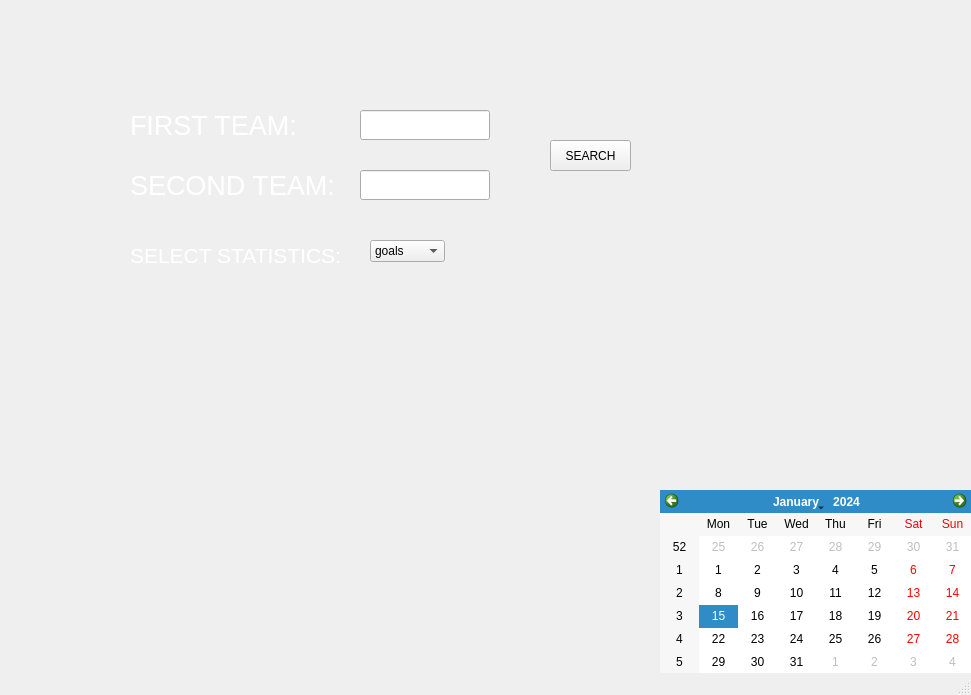
<?xml version="1.0" encoding="UTF-8"?>
<ui version="4.0">
 <class>MainWindow</class>
 <widget class="QMainWindow" name="MainWindow">
  <property name="geometry">
   <rect>
    <x>0</x>
    <y>0</y>
    <width>971</width>
    <height>695</height>
   </rect>
  </property>
  <property name="windowTitle">
   <string>MainWindow</string>
  </property>
  <widget class="QWidget" name="centralwidget">
   <widget class="QLabel" name="slika">
    <property name="geometry">
     <rect>
      <x>0</x>
      <y>0</y>
      <width>971</width>
      <height>691</height>
     </rect>
    </property>
    <property name="mouseTracking">
     <bool>false</bool>
    </property>
    <property name="autoFillBackground">
     <bool>true</bool>
    </property>
    <property name="text">
     <string/>
    </property>
    <property name="pixmap">
     <pixmap>soccer-stadium.png</pixmap>
    </property>
    <property name="scaledContents">
     <bool>true</bool>
    </property>
   </widget>
   <widget class="QCalendarWidget" name="calendarWidget">
    <property name="geometry">
     <rect>
      <x>660</x>
      <y>490</y>
      <width>312</width>
      <height>183</height>
     </rect>
    </property>
    <property name="gridVisible">
     <bool>false</bool>
    </property>
   </widget>
   <widget class="QLabel" name="prvaEkipa">
    <property name="geometry">
     <rect>
      <x>130</x>
      <y>110</y>
      <width>210</width>
      <height>30</height>
     </rect>
    </property>
    <property name="palette">
     <palette>
      <active>
       <colorrole role="WindowText">
        <brush brushstyle="SolidPattern">
         <color alpha="255">
          <red>255</red>
          <green>255</green>
          <blue>255</blue>
         </color>
        </brush>
       </colorrole>
       <colorrole role="Button">
        <brush brushstyle="SolidPattern">
         <color alpha="255">
          <red>255</red>
          <green>255</green>
          <blue>255</blue>
         </color>
        </brush>
       </colorrole>
       <colorrole role="Light">
        <brush brushstyle="SolidPattern">
         <color alpha="255">
          <red>255</red>
          <green>255</green>
          <blue>255</blue>
         </color>
        </brush>
       </colorrole>
       <colorrole role="Midlight">
        <brush brushstyle="SolidPattern">
         <color alpha="255">
          <red>255</red>
          <green>255</green>
          <blue>255</blue>
         </color>
        </brush>
       </colorrole>
       <colorrole role="Dark">
        <brush brushstyle="SolidPattern">
         <color alpha="255">
          <red>127</red>
          <green>127</green>
          <blue>127</blue>
         </color>
        </brush>
       </colorrole>
       <colorrole role="Mid">
        <brush brushstyle="SolidPattern">
         <color alpha="255">
          <red>170</red>
          <green>170</green>
          <blue>170</blue>
         </color>
        </brush>
       </colorrole>
       <colorrole role="Text">
        <brush brushstyle="SolidPattern">
         <color alpha="255">
          <red>0</red>
          <green>0</green>
          <blue>0</blue>
         </color>
        </brush>
       </colorrole>
       <colorrole role="BrightText">
        <brush brushstyle="SolidPattern">
         <color alpha="255">
          <red>255</red>
          <green>255</green>
          <blue>255</blue>
         </color>
        </brush>
       </colorrole>
       <colorrole role="ButtonText">
        <brush brushstyle="SolidPattern">
         <color alpha="255">
          <red>0</red>
          <green>0</green>
          <blue>0</blue>
         </color>
        </brush>
       </colorrole>
       <colorrole role="Base">
        <brush brushstyle="SolidPattern">
         <color alpha="255">
          <red>255</red>
          <green>255</green>
          <blue>255</blue>
         </color>
        </brush>
       </colorrole>
       <colorrole role="Window">
        <brush brushstyle="SolidPattern">
         <color alpha="255">
          <red>255</red>
          <green>255</green>
          <blue>255</blue>
         </color>
        </brush>
       </colorrole>
       <colorrole role="Shadow">
        <brush brushstyle="SolidPattern">
         <color alpha="255">
          <red>0</red>
          <green>0</green>
          <blue>0</blue>
         </color>
        </brush>
       </colorrole>
       <colorrole role="AlternateBase">
        <brush brushstyle="SolidPattern">
         <color alpha="255">
          <red>255</red>
          <green>255</green>
          <blue>255</blue>
         </color>
        </brush>
       </colorrole>
       <colorrole role="ToolTipBase">
        <brush brushstyle="SolidPattern">
         <color alpha="255">
          <red>255</red>
          <green>255</green>
          <blue>220</blue>
         </color>
        </brush>
       </colorrole>
       <colorrole role="ToolTipText">
        <brush brushstyle="SolidPattern">
         <color alpha="255">
          <red>0</red>
          <green>0</green>
          <blue>0</blue>
         </color>
        </brush>
       </colorrole>
       <colorrole role="PlaceholderText">
        <brush brushstyle="SolidPattern">
         <color alpha="128">
          <red>0</red>
          <green>0</green>
          <blue>0</blue>
         </color>
        </brush>
       </colorrole>
      </active>
      <inactive>
       <colorrole role="WindowText">
        <brush brushstyle="SolidPattern">
         <color alpha="255">
          <red>255</red>
          <green>255</green>
          <blue>255</blue>
         </color>
        </brush>
       </colorrole>
       <colorrole role="Button">
        <brush brushstyle="SolidPattern">
         <color alpha="255">
          <red>255</red>
          <green>255</green>
          <blue>255</blue>
         </color>
        </brush>
       </colorrole>
       <colorrole role="Light">
        <brush brushstyle="SolidPattern">
         <color alpha="255">
          <red>255</red>
          <green>255</green>
          <blue>255</blue>
         </color>
        </brush>
       </colorrole>
       <colorrole role="Midlight">
        <brush brushstyle="SolidPattern">
         <color alpha="255">
          <red>255</red>
          <green>255</green>
          <blue>255</blue>
         </color>
        </brush>
       </colorrole>
       <colorrole role="Dark">
        <brush brushstyle="SolidPattern">
         <color alpha="255">
          <red>127</red>
          <green>127</green>
          <blue>127</blue>
         </color>
        </brush>
       </colorrole>
       <colorrole role="Mid">
        <brush brushstyle="SolidPattern">
         <color alpha="255">
          <red>170</red>
          <green>170</green>
          <blue>170</blue>
         </color>
        </brush>
       </colorrole>
       <colorrole role="Text">
        <brush brushstyle="SolidPattern">
         <color alpha="255">
          <red>0</red>
          <green>0</green>
          <blue>0</blue>
         </color>
        </brush>
       </colorrole>
       <colorrole role="BrightText">
        <brush brushstyle="SolidPattern">
         <color alpha="255">
          <red>255</red>
          <green>255</green>
          <blue>255</blue>
         </color>
        </brush>
       </colorrole>
       <colorrole role="ButtonText">
        <brush brushstyle="SolidPattern">
         <color alpha="255">
          <red>0</red>
          <green>0</green>
          <blue>0</blue>
         </color>
        </brush>
       </colorrole>
       <colorrole role="Base">
        <brush brushstyle="SolidPattern">
         <color alpha="255">
          <red>255</red>
          <green>255</green>
          <blue>255</blue>
         </color>
        </brush>
       </colorrole>
       <colorrole role="Window">
        <brush brushstyle="SolidPattern">
         <color alpha="255">
          <red>255</red>
          <green>255</green>
          <blue>255</blue>
         </color>
        </brush>
       </colorrole>
       <colorrole role="Shadow">
        <brush brushstyle="SolidPattern">
         <color alpha="255">
          <red>0</red>
          <green>0</green>
          <blue>0</blue>
         </color>
        </brush>
       </colorrole>
       <colorrole role="AlternateBase">
        <brush brushstyle="SolidPattern">
         <color alpha="255">
          <red>255</red>
          <green>255</green>
          <blue>255</blue>
         </color>
        </brush>
       </colorrole>
       <colorrole role="ToolTipBase">
        <brush brushstyle="SolidPattern">
         <color alpha="255">
          <red>255</red>
          <green>255</green>
          <blue>220</blue>
         </color>
        </brush>
       </colorrole>
       <colorrole role="ToolTipText">
        <brush brushstyle="SolidPattern">
         <color alpha="255">
          <red>0</red>
          <green>0</green>
          <blue>0</blue>
         </color>
        </brush>
       </colorrole>
       <colorrole role="PlaceholderText">
        <brush brushstyle="SolidPattern">
         <color alpha="128">
          <red>0</red>
          <green>0</green>
          <blue>0</blue>
         </color>
        </brush>
       </colorrole>
      </inactive>
      <disabled>
       <colorrole role="WindowText">
        <brush brushstyle="SolidPattern">
         <color alpha="255">
          <red>127</red>
          <green>127</green>
          <blue>127</blue>
         </color>
        </brush>
       </colorrole>
       <colorrole role="Button">
        <brush brushstyle="SolidPattern">
         <color alpha="255">
          <red>255</red>
          <green>255</green>
          <blue>255</blue>
         </color>
        </brush>
       </colorrole>
       <colorrole role="Light">
        <brush brushstyle="SolidPattern">
         <color alpha="255">
          <red>255</red>
          <green>255</green>
          <blue>255</blue>
         </color>
        </brush>
       </colorrole>
       <colorrole role="Midlight">
        <brush brushstyle="SolidPattern">
         <color alpha="255">
          <red>255</red>
          <green>255</green>
          <blue>255</blue>
         </color>
        </brush>
       </colorrole>
       <colorrole role="Dark">
        <brush brushstyle="SolidPattern">
         <color alpha="255">
          <red>127</red>
          <green>127</green>
          <blue>127</blue>
         </color>
        </brush>
       </colorrole>
       <colorrole role="Mid">
        <brush brushstyle="SolidPattern">
         <color alpha="255">
          <red>170</red>
          <green>170</green>
          <blue>170</blue>
         </color>
        </brush>
       </colorrole>
       <colorrole role="Text">
        <brush brushstyle="SolidPattern">
         <color alpha="255">
          <red>127</red>
          <green>127</green>
          <blue>127</blue>
         </color>
        </brush>
       </colorrole>
       <colorrole role="BrightText">
        <brush brushstyle="SolidPattern">
         <color alpha="255">
          <red>255</red>
          <green>255</green>
          <blue>255</blue>
         </color>
        </brush>
       </colorrole>
       <colorrole role="ButtonText">
        <brush brushstyle="SolidPattern">
         <color alpha="255">
          <red>127</red>
          <green>127</green>
          <blue>127</blue>
         </color>
        </brush>
       </colorrole>
       <colorrole role="Base">
        <brush brushstyle="SolidPattern">
         <color alpha="255">
          <red>255</red>
          <green>255</green>
          <blue>255</blue>
         </color>
        </brush>
       </colorrole>
       <colorrole role="Window">
        <brush brushstyle="SolidPattern">
         <color alpha="255">
          <red>255</red>
          <green>255</green>
          <blue>255</blue>
         </color>
        </brush>
       </colorrole>
       <colorrole role="Shadow">
        <brush brushstyle="SolidPattern">
         <color alpha="255">
          <red>0</red>
          <green>0</green>
          <blue>0</blue>
         </color>
        </brush>
       </colorrole>
       <colorrole role="AlternateBase">
        <brush brushstyle="SolidPattern">
         <color alpha="255">
          <red>255</red>
          <green>255</green>
          <blue>255</blue>
         </color>
        </brush>
       </colorrole>
       <colorrole role="ToolTipBase">
        <brush brushstyle="SolidPattern">
         <color alpha="255">
          <red>255</red>
          <green>255</green>
          <blue>220</blue>
         </color>
        </brush>
       </colorrole>
       <colorrole role="ToolTipText">
        <brush brushstyle="SolidPattern">
         <color alpha="255">
          <red>0</red>
          <green>0</green>
          <blue>0</blue>
         </color>
        </brush>
       </colorrole>
       <colorrole role="PlaceholderText">
        <brush brushstyle="SolidPattern">
         <color alpha="128">
          <red>0</red>
          <green>0</green>
          <blue>0</blue>
         </color>
        </brush>
       </colorrole>
      </disabled>
     </palette>
    </property>
    <property name="font">
     <font>
      <pointsize>20</pointsize>
      <italic>false</italic>
     </font>
    </property>
    <property name="text">
     <string>FIRST TEAM: </string>
    </property>
   </widget>
   <widget class="QLabel" name="drugaEkipa">
    <property name="geometry">
     <rect>
      <x>130</x>
      <y>170</y>
      <width>210</width>
      <height>30</height>
     </rect>
    </property>
    <property name="palette">
     <palette>
      <active>
       <colorrole role="WindowText">
        <brush brushstyle="SolidPattern">
         <color alpha="255">
          <red>255</red>
          <green>255</green>
          <blue>255</blue>
         </color>
        </brush>
       </colorrole>
       <colorrole role="Button">
        <brush brushstyle="SolidPattern">
         <color alpha="255">
          <red>255</red>
          <green>255</green>
          <blue>255</blue>
         </color>
        </brush>
       </colorrole>
       <colorrole role="Light">
        <brush brushstyle="SolidPattern">
         <color alpha="255">
          <red>255</red>
          <green>255</green>
          <blue>255</blue>
         </color>
        </brush>
       </colorrole>
       <colorrole role="Midlight">
        <brush brushstyle="SolidPattern">
         <color alpha="255">
          <red>255</red>
          <green>255</green>
          <blue>255</blue>
         </color>
        </brush>
       </colorrole>
       <colorrole role="Dark">
        <brush brushstyle="SolidPattern">
         <color alpha="255">
          <red>127</red>
          <green>127</green>
          <blue>127</blue>
         </color>
        </brush>
       </colorrole>
       <colorrole role="Mid">
        <brush brushstyle="SolidPattern">
         <color alpha="255">
          <red>170</red>
          <green>170</green>
          <blue>170</blue>
         </color>
        </brush>
       </colorrole>
       <colorrole role="Text">
        <brush brushstyle="SolidPattern">
         <color alpha="255">
          <red>0</red>
          <green>0</green>
          <blue>0</blue>
         </color>
        </brush>
       </colorrole>
       <colorrole role="BrightText">
        <brush brushstyle="SolidPattern">
         <color alpha="255">
          <red>255</red>
          <green>255</green>
          <blue>255</blue>
         </color>
        </brush>
       </colorrole>
       <colorrole role="ButtonText">
        <brush brushstyle="SolidPattern">
         <color alpha="255">
          <red>0</red>
          <green>0</green>
          <blue>0</blue>
         </color>
        </brush>
       </colorrole>
       <colorrole role="Base">
        <brush brushstyle="SolidPattern">
         <color alpha="255">
          <red>255</red>
          <green>255</green>
          <blue>255</blue>
         </color>
        </brush>
       </colorrole>
       <colorrole role="Window">
        <brush brushstyle="SolidPattern">
         <color alpha="255">
          <red>255</red>
          <green>255</green>
          <blue>255</blue>
         </color>
        </brush>
       </colorrole>
       <colorrole role="Shadow">
        <brush brushstyle="SolidPattern">
         <color alpha="255">
          <red>0</red>
          <green>0</green>
          <blue>0</blue>
         </color>
        </brush>
       </colorrole>
       <colorrole role="AlternateBase">
        <brush brushstyle="SolidPattern">
         <color alpha="255">
          <red>255</red>
          <green>255</green>
          <blue>255</blue>
         </color>
        </brush>
       </colorrole>
       <colorrole role="ToolTipBase">
        <brush brushstyle="SolidPattern">
         <color alpha="255">
          <red>255</red>
          <green>255</green>
          <blue>220</blue>
         </color>
        </brush>
       </colorrole>
       <colorrole role="ToolTipText">
        <brush brushstyle="SolidPattern">
         <color alpha="255">
          <red>0</red>
          <green>0</green>
          <blue>0</blue>
         </color>
        </brush>
       </colorrole>
       <colorrole role="PlaceholderText">
        <brush brushstyle="SolidPattern">
         <color alpha="128">
          <red>0</red>
          <green>0</green>
          <blue>0</blue>
         </color>
        </brush>
       </colorrole>
      </active>
      <inactive>
       <colorrole role="WindowText">
        <brush brushstyle="SolidPattern">
         <color alpha="255">
          <red>255</red>
          <green>255</green>
          <blue>255</blue>
         </color>
        </brush>
       </colorrole>
       <colorrole role="Button">
        <brush brushstyle="SolidPattern">
         <color alpha="255">
          <red>255</red>
          <green>255</green>
          <blue>255</blue>
         </color>
        </brush>
       </colorrole>
       <colorrole role="Light">
        <brush brushstyle="SolidPattern">
         <color alpha="255">
          <red>255</red>
          <green>255</green>
          <blue>255</blue>
         </color>
        </brush>
       </colorrole>
       <colorrole role="Midlight">
        <brush brushstyle="SolidPattern">
         <color alpha="255">
          <red>255</red>
          <green>255</green>
          <blue>255</blue>
         </color>
        </brush>
       </colorrole>
       <colorrole role="Dark">
        <brush brushstyle="SolidPattern">
         <color alpha="255">
          <red>127</red>
          <green>127</green>
          <blue>127</blue>
         </color>
        </brush>
       </colorrole>
       <colorrole role="Mid">
        <brush brushstyle="SolidPattern">
         <color alpha="255">
          <red>170</red>
          <green>170</green>
          <blue>170</blue>
         </color>
        </brush>
       </colorrole>
       <colorrole role="Text">
        <brush brushstyle="SolidPattern">
         <color alpha="255">
          <red>0</red>
          <green>0</green>
          <blue>0</blue>
         </color>
        </brush>
       </colorrole>
       <colorrole role="BrightText">
        <brush brushstyle="SolidPattern">
         <color alpha="255">
          <red>255</red>
          <green>255</green>
          <blue>255</blue>
         </color>
        </brush>
       </colorrole>
       <colorrole role="ButtonText">
        <brush brushstyle="SolidPattern">
         <color alpha="255">
          <red>0</red>
          <green>0</green>
          <blue>0</blue>
         </color>
        </brush>
       </colorrole>
       <colorrole role="Base">
        <brush brushstyle="SolidPattern">
         <color alpha="255">
          <red>255</red>
          <green>255</green>
          <blue>255</blue>
         </color>
        </brush>
       </colorrole>
       <colorrole role="Window">
        <brush brushstyle="SolidPattern">
         <color alpha="255">
          <red>255</red>
          <green>255</green>
          <blue>255</blue>
         </color>
        </brush>
       </colorrole>
       <colorrole role="Shadow">
        <brush brushstyle="SolidPattern">
         <color alpha="255">
          <red>0</red>
          <green>0</green>
          <blue>0</blue>
         </color>
        </brush>
       </colorrole>
       <colorrole role="AlternateBase">
        <brush brushstyle="SolidPattern">
         <color alpha="255">
          <red>255</red>
          <green>255</green>
          <blue>255</blue>
         </color>
        </brush>
       </colorrole>
       <colorrole role="ToolTipBase">
        <brush brushstyle="SolidPattern">
         <color alpha="255">
          <red>255</red>
          <green>255</green>
          <blue>220</blue>
         </color>
        </brush>
       </colorrole>
       <colorrole role="ToolTipText">
        <brush brushstyle="SolidPattern">
         <color alpha="255">
          <red>0</red>
          <green>0</green>
          <blue>0</blue>
         </color>
        </brush>
       </colorrole>
       <colorrole role="PlaceholderText">
        <brush brushstyle="SolidPattern">
         <color alpha="128">
          <red>0</red>
          <green>0</green>
          <blue>0</blue>
         </color>
        </brush>
       </colorrole>
      </inactive>
      <disabled>
       <colorrole role="WindowText">
        <brush brushstyle="SolidPattern">
         <color alpha="255">
          <red>127</red>
          <green>127</green>
          <blue>127</blue>
         </color>
        </brush>
       </colorrole>
       <colorrole role="Button">
        <brush brushstyle="SolidPattern">
         <color alpha="255">
          <red>255</red>
          <green>255</green>
          <blue>255</blue>
         </color>
        </brush>
       </colorrole>
       <colorrole role="Light">
        <brush brushstyle="SolidPattern">
         <color alpha="255">
          <red>255</red>
          <green>255</green>
          <blue>255</blue>
         </color>
        </brush>
       </colorrole>
       <colorrole role="Midlight">
        <brush brushstyle="SolidPattern">
         <color alpha="255">
          <red>255</red>
          <green>255</green>
          <blue>255</blue>
         </color>
        </brush>
       </colorrole>
       <colorrole role="Dark">
        <brush brushstyle="SolidPattern">
         <color alpha="255">
          <red>127</red>
          <green>127</green>
          <blue>127</blue>
         </color>
        </brush>
       </colorrole>
       <colorrole role="Mid">
        <brush brushstyle="SolidPattern">
         <color alpha="255">
          <red>170</red>
          <green>170</green>
          <blue>170</blue>
         </color>
        </brush>
       </colorrole>
       <colorrole role="Text">
        <brush brushstyle="SolidPattern">
         <color alpha="255">
          <red>127</red>
          <green>127</green>
          <blue>127</blue>
         </color>
        </brush>
       </colorrole>
       <colorrole role="BrightText">
        <brush brushstyle="SolidPattern">
         <color alpha="255">
          <red>255</red>
          <green>255</green>
          <blue>255</blue>
         </color>
        </brush>
       </colorrole>
       <colorrole role="ButtonText">
        <brush brushstyle="SolidPattern">
         <color alpha="255">
          <red>127</red>
          <green>127</green>
          <blue>127</blue>
         </color>
        </brush>
       </colorrole>
       <colorrole role="Base">
        <brush brushstyle="SolidPattern">
         <color alpha="255">
          <red>255</red>
          <green>255</green>
          <blue>255</blue>
         </color>
        </brush>
       </colorrole>
       <colorrole role="Window">
        <brush brushstyle="SolidPattern">
         <color alpha="255">
          <red>255</red>
          <green>255</green>
          <blue>255</blue>
         </color>
        </brush>
       </colorrole>
       <colorrole role="Shadow">
        <brush brushstyle="SolidPattern">
         <color alpha="255">
          <red>0</red>
          <green>0</green>
          <blue>0</blue>
         </color>
        </brush>
       </colorrole>
       <colorrole role="AlternateBase">
        <brush brushstyle="SolidPattern">
         <color alpha="255">
          <red>255</red>
          <green>255</green>
          <blue>255</blue>
         </color>
        </brush>
       </colorrole>
       <colorrole role="ToolTipBase">
        <brush brushstyle="SolidPattern">
         <color alpha="255">
          <red>255</red>
          <green>255</green>
          <blue>220</blue>
         </color>
        </brush>
       </colorrole>
       <colorrole role="ToolTipText">
        <brush brushstyle="SolidPattern">
         <color alpha="255">
          <red>0</red>
          <green>0</green>
          <blue>0</blue>
         </color>
        </brush>
       </colorrole>
       <colorrole role="PlaceholderText">
        <brush brushstyle="SolidPattern">
         <color alpha="128">
          <red>0</red>
          <green>0</green>
          <blue>0</blue>
         </color>
        </brush>
       </colorrole>
      </disabled>
     </palette>
    </property>
    <property name="font">
     <font>
      <pointsize>20</pointsize>
     </font>
    </property>
    <property name="text">
     <string>SECOND TEAM: </string>
    </property>
   </widget>
   <widget class="QLineEdit" name="lineEdit1">
    <property name="geometry">
     <rect>
      <x>360</x>
      <y>110</y>
      <width>130</width>
      <height>30</height>
     </rect>
    </property>
    <property name="font">
     <font>
      <pointsize>16</pointsize>
     </font>
    </property>
   </widget>
   <widget class="QLineEdit" name="lineEdit2">
    <property name="geometry">
     <rect>
      <x>360</x>
      <y>170</y>
      <width>130</width>
      <height>30</height>
     </rect>
    </property>
    <property name="font">
     <font>
      <pointsize>16</pointsize>
     </font>
    </property>
   </widget>
   <widget class="QPushButton" name="pushButton1">
    <property name="geometry">
     <rect>
      <x>550</x>
      <y>140</y>
      <width>81</width>
      <height>31</height>
     </rect>
    </property>
    <property name="text">
     <string>SEARCH</string>
    </property>
   </widget>
   <widget class="QLabel" name="stats">
    <property name="geometry">
     <rect>
      <x>130</x>
      <y>240</y>
      <width>210</width>
      <height>30</height>
     </rect>
    </property>
    <property name="palette">
     <palette>
      <active>
       <colorrole role="WindowText">
        <brush brushstyle="SolidPattern">
         <color alpha="255">
          <red>255</red>
          <green>255</green>
          <blue>255</blue>
         </color>
        </brush>
       </colorrole>
      </active>
      <inactive>
       <colorrole role="WindowText">
        <brush brushstyle="SolidPattern">
         <color alpha="255">
          <red>255</red>
          <green>255</green>
          <blue>255</blue>
         </color>
        </brush>
       </colorrole>
      </inactive>
      <disabled>
       <colorrole role="WindowText">
        <brush brushstyle="SolidPattern">
         <color alpha="255">
          <red>120</red>
          <green>120</green>
          <blue>120</blue>
         </color>
        </brush>
       </colorrole>
      </disabled>
     </palette>
    </property>
    <property name="font">
     <font>
      <pointsize>16</pointsize>
     </font>
    </property>
    <property name="text">
     <string>SELECT STATISTICS: </string>
    </property>
   </widget>
   <widget class="QComboBox" name="comboBox">
    <property name="geometry">
     <rect>
      <x>370</x>
      <y>240</y>
      <width>75</width>
      <height>22</height>
     </rect>
    </property>
    <item>
     <property name="text">
      <string>goals</string>
     </property>
    </item>
    <item>
     <property name="text">
      <string>shots</string>
     </property>
    </item>
   </widget>
  </widget>
  <widget class="QStatusBar" name="statusbar"/>
 </widget>
 <resources/>
 <connections/>
</ui>
